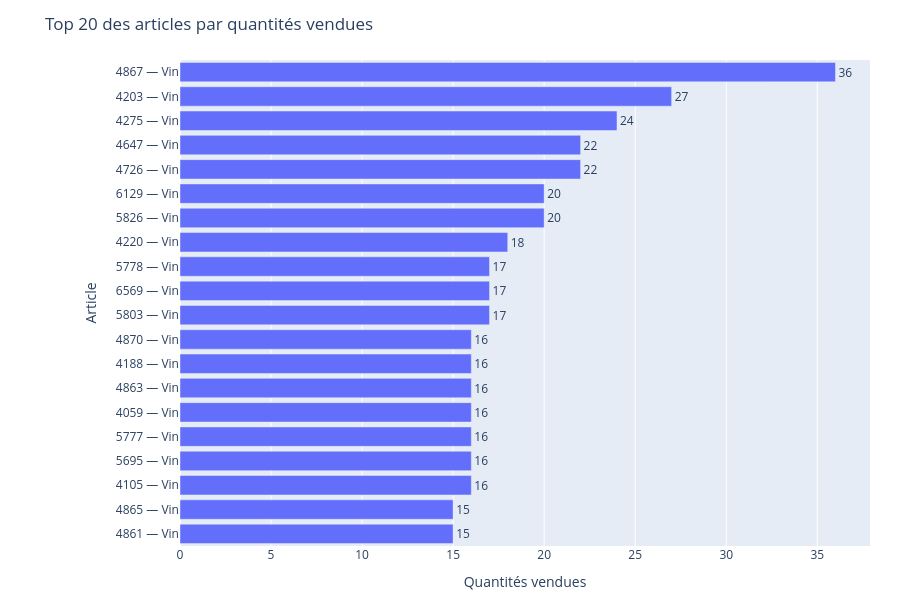

Source (notebook cell):
### Markdown cell above
<div style="border: 1px solid RGB(51,165,182);" >
<h3 style="margin: auto; padding: 20px; color: RGB(51,165,182); ">Etape 5.2 - Analyse des ventes en quantité</h3>
</div>

### Code cell
#####################################
# Palmarès des articles en quantité #
#####################################
#_____________Effectuer le tri dans l'ordre décroissant de quantités vendues du dataset df_merge______________________
# On veut trier par quantités vendues. Si df_merge n'a pas 'total_sales',
# on la récupère depuis df_final grâce à product_id.____________________________________________
if "total_sales" not in df_merge.columns and "product_id" in df_merge.columns:
    qte_map = df_final.groupby("product_id")["total_sales"].sum(min_count=1)
    df_merge = df_merge.copy()
    df_merge["total_sales"] = df_merge["product_id"].map(qte_map)

# préparation quantités numériques , remplace les NaN par 0 et coupe les négatifs 
df_merge["total_sales"] = (
    pd.to_numeric(df_merge["total_sales"], errors="coerce").fillna(0).clip(lower=0)
)

#___________Réinitialiser l'index du dataset par un reset_index___________________________________________
df_merge = df_merge.sort_values("total_sales", ascending=False).reset_index(drop=True)

#________________Afficher les 20 premiers articles en quantité_____________________________________________
top20_qte = df_merge.head(20).copy()
display(Markdown("**Les 20 articles les plus vendus :**"))
display(top20_qte)
#_________________Graphique en barre des 20 premiers articles avec plotly express___________________________

#Récupérer product_type depuis df_final (1 ligne par product_id)
map_type = (df_final
            .dropna(subset=["product_id"])
            .drop_duplicates("product_id")
            .set_index("product_id")["product_type"])

#  Ajouter product_type au top 20 (via product_id)
top20_qte["product_type"] = top20_qte["product_id"].map(map_type)
# un libellé Y combinant product_id + product_type 
top20_qte["libelle"] = (
    top20_qte["product_id"].astype(str)
    + " — "
    + top20_qte["product_type"].fillna("NA").astype(str)
   )

# S’assurer que la valeur à tracer est bien numérique
top20_qte["total_sales"] = pd.to_numeric(top20_qte["total_sales"], errors="coerce")

# 5) Graphique
fig = px.bar(
    top20_qte,
    x="total_sales",
    y="libelle",
    orientation="h",
    text="total_sales",
    title="Top 20 des articles par quantités vendues",
    labels={"total_sales": "Quantités vendues", "libelle": "Article"}
)
fig.update_traces(textposition="outside", cliponaxis=False)
fig.update_layout(yaxis=dict(categoryorder="total ascending"),
                  height=600, margin=dict(l=180, r=30, t=60, b=40))
fig.show()

### Figure 1 — Plotly figure (JSON) as saved in the notebook; plotly's stock layout.template omitted (floating-point values rounded to 4 significant figures)
{"data": [{"alignmentgroup": "True", "cliponaxis": false, "hovertemplate": "Quantités vendues=%{text}<br>Article=%{y}<extra></extra>", "legendgroup": "", "marker": {"color": "#636efa", "pattern": {"shape": ""}}, "name": "", "offsetgroup": "", "orientation": "h", "showlegend": false, "text": [36, 27, 24, 22, 22, 20, 20, 18, 17, 17, 17, 16, 16, 16, 16, 16, 16, 16, 15, 15], "textposition": "outside", "type": "bar", "x": [36, 27, 24, 22, 22, 20, 20, 18, 17, 17, 17, 16, 16, 16, 16, 16, 16, 16, 15, 15], "xaxis": "x", "y": ["4867 — Vin", "4203 — Vin", "4275 — Vin", "4726 — Vin", "4647 — Vin", "5826 — Vin", "6129 — Vin", "4220 — Vin", "5803 — Vin", "6569 — Vin", "5778 — Vin", "4105 — Vin", "5695 — Vin", "5777 — Vin", "4059 — Vin", "4863 — Vin", "4188 — Vin", "4870 — Vin", "4861 — Vin", "4865 — Vin"], "yaxis": "y"}], "layout": {"barmode": "relative", "height": 600, "legend": {"tracegroupgap": 0}, "margin": {"b": 40, "l": 180, "r": 30, "t": 60}, "title": {"text": "Top 20 des articles par quantités vendues"}, "xaxis": {"anchor": "y", "domain": [0, 1], "title": {"text": "Quantités vendues"}}, "yaxis": {"anchor": "x", "categoryorder": "total ascending", "domain": [0, 1], "title": {"text": "Article"}}}}
